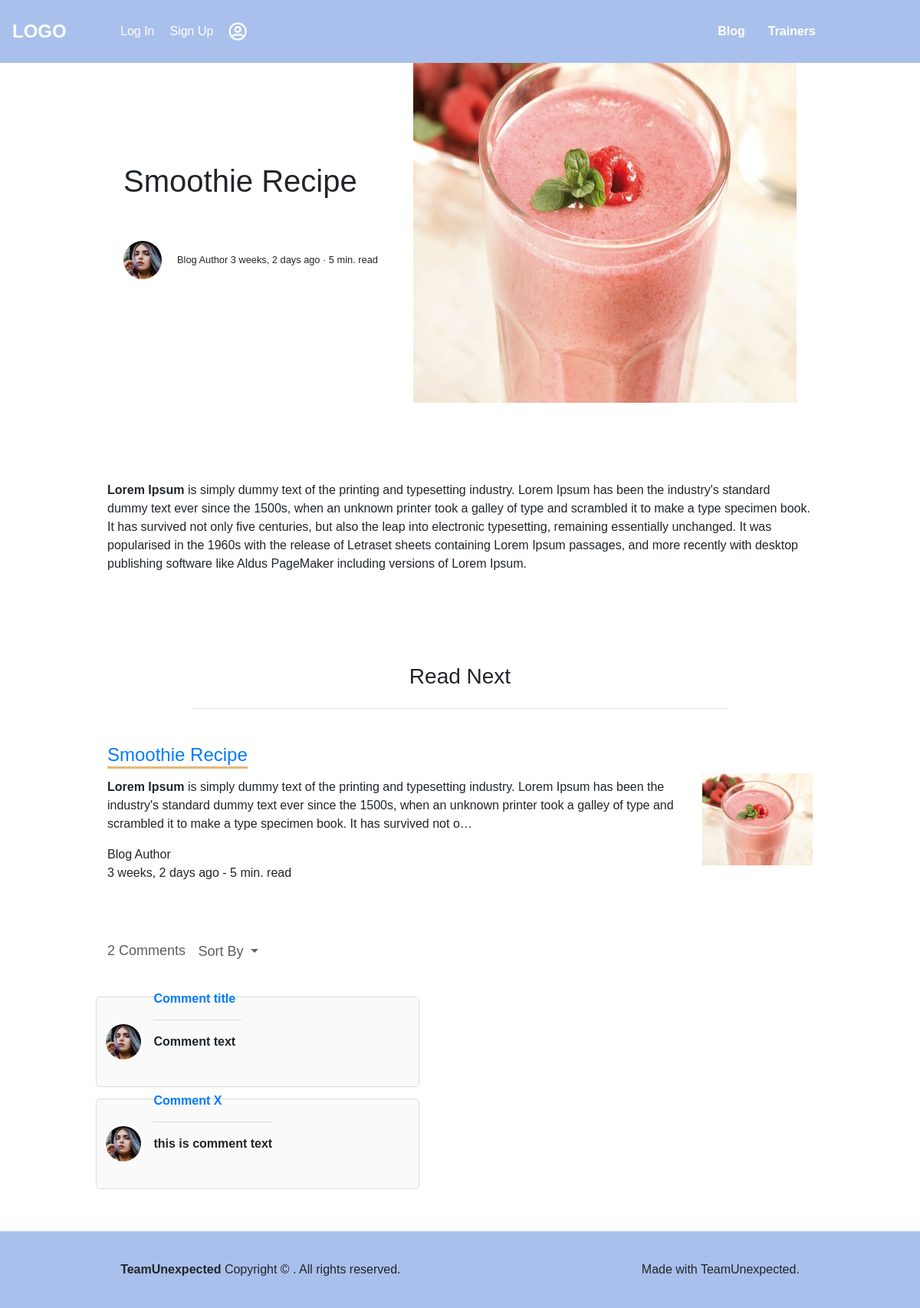
Screenshot of /post/smoothie-recipe/ with the database file from the repository.
### post/models.py (models this page shows, shortened)
class Post(models.Model):
    user = models.ForeignKey('auth.User', on_delete=models.CASCADE, verbose_name='Author', related_name='posts')
    title = models.CharField(max_length=120, verbose_name='Title')
    content = RichTextField(verbose_name='Content')
    publishing_date = models.DateTimeField(verbose_name='Release Date', auto_now_add=True)
    image = models.ImageField(null=True, blank=True, verbose_name='Cover Photo')
    slug = models.SlugField(unique=True, editable=False, max_length=130, verbose_name='Dynamic Linkage')
    category = models.ForeignKey('post.Category', on_delete=models.CASCADE, related_name='posts', verbose_name='Post Category')
    view_count = models.IntegerField(verbose_name='Number of views', default=0)
    class Meta:
        ordering = ['-publishing_date', 'id']

class Comment(models.Model):
    post = models.ForeignKey('post.Post', related_name='comments', on_delete=models.CASCADE, verbose_name='Post')
    author = models.ForeignKey('auth.User', related_name='comments', on_delete=models.CASCADE, verbose_name='Author')
    name = models.CharField(max_length=200, verbose_name='Title')
    content = models.TextField(verbose_name='Comment')
    created_date = models.DateTimeField(auto_now_add=True, verbose_name='Created Date')
    is_approved = models.BooleanField(default=False, verbose_name='Approval status')

### post/views.py (the view, shortened to what this page needs)
# urls.py: re_path(r'^(?P<slug>[\w-]+)/$', post_detail, name='detail'),
def post_detail(request, slug):
    post = get_object_or_404(Post, slug=slug)
    getcategory = Post.objects.filter(category=post.category)[:3]
    form = CommentForm(request.POST or None)
    context = {
        'post': post,
        'form': form,
        'post_in_category': getcategory,
    }
    return render(request, 'post/detail.html', context)

### templates/post/detail.html (shortened to what this page needs)
{% load static %}
<!DOCTYPE html>
<html lang="en" dir="ltr">
  <head>
    <link rel="stylesheet" href="{% static 'css/Button.css' %}" />
    <link rel="stylesheet" href="{% static 'css/Link.css' %}" />
    <link rel="stylesheet" href="{% static 'css/BlogHeader.css' %}" />
    <link rel="stylesheet" href="{% static 'css/BlogFooter.css' %}" />
    <link rel="stylesheet" href="{% static 'css/comment.css' %}" />
    <link rel="stylesheet" href="{% static 'css/Post.css' %}" />
    <link rel="stylesheet" href="https://cdnjs.cloudflare.com/ajax/libs/font-awesome/4.7.0/css/font-awesome.min.css">
    <link rel="stylesheet" href="https://maxcdn.bootstrapcdn.com/bootstrap/4.3.1/css/bootstrap.min.css">
  </head>
    <link
      rel="stylesheet"
      href="https://cdnjs.cloudflare.com/ajax/libs/font-awesome/5.14.0/css/all.min.css"
    />
  </head>
  <body>
  {% include 'header.html' %}
    <div class="header-container">
      <div class="container">
        <div class="left-side">
          <div class="left-side-container">
            <h1>
              {{ post.title }}
            </h1>
            <div class="author-inf">
              <img
                class="rounded-circle"
                src=" {% static 'Images/laura-jones.jpg' %}"
                width="70"
              />
              <small
                >{{ post.user.get_full_name }}
                <span>{{ post.publishing_date|timesince }} ago &middot; 5 min. read</span>
              </small>
            </div>
          </div>
        </div>
        <div class="right-side">
          {% if post.image %}
             <img src="{{ post.image.url }}" class="img-fluid" />
          {% endif %}
        </div>
      </div>
    </div>
    <div class="post-container">
      <div class="container">
        <p>
          {{ post.content|safe|linebreaks }}
        </p>
      </div>
    </div>
    <div class="category-posts-section">
      <div class="container">
        <h3>Read Next</h3>
        <hr style="width: 700px" />
        {% for post in post_in_category %}
            <div class="block">
            <div class="block-left-side">
              <h4>
                <a class="link-flash" href="#"
                  >{{ post.title }}</a
                >
              </h4>
              <p>
                {{ post.content|safe|linebreaks|truncatechars:300 }}
              </p>
              <p class="post-detail">{{ post.user.get_full_name }}<br />{{ post.publishing_date|timesince }} ago - 5 min. read</p>
            </div>
            {% if post.image %}
            <img src="{{ post.image.url }}" class="img-fluid" />
            {% endif %}
          </div>
        {% endfor %}
      </div>
    </div>
    <div class="comment-container">
      <div class="row">
        <div class="col-12">
          <div class="comments">
            <div class="comments-details">
              <span class="total-comments comments-sort">{{ post.comments.count }} Comments</span>
              <span class="dropdown">
                <button
                  type="button"
                  class="btn dropdown-toggle"
                  data-toggle="dropdown"
                >
                  Sort By
                </button>
              </span>
            </div>
            <br/>
        {% for comment in post.comments.all %}
            {% if comment.is_approved %}
              <div class="comment-box">
                <span class="commenter-pic">
                  <img
                      src="{% static 'Images/laura-jones.jpg' %}"
                      class="img-fluid"
                    />
                </span>
                <span class="commenter-name">
                  <a href="#">{{ comment.name }}</a>
                <p class="comment-txt more">
                  {{ comment.content|linebreaks }}
                </p>
              </div>
            {% endif %}
        {% endfor %}
          </div>
        </div>
      </div>
    </div>
    <footer>
      <div class="footer-container">
        <div class="left-side">
          <strong>TeamUnexpected</strong>
          Copyright &copy; . All rights reserved.
        </div>
        <div class="Right-side">Made with TeamUnexpected.</div>
      </div>
    </footer>
  </body>
</html>

### static/css/Link.css (style rules this page uses)
.link-flash { --ease-out-expo: cubic-bezier(0.19, 1, 0.22, 1); position: relative; }
.link-flash::before, .link-flash::after { position: absolute; content: ""; left: 0; bottom: -5px; display: block; width: 100%; height: 3px; background: rgba(214, 156, 63, 0.7); transition: 1.1s rgba(214, 156, 63, 0.7); }
.link-flash::before { transform: scaleX(0); transform-origin: left; }
.link-flash::after { transform-origin: right; transition-delay: 0.25s; }
a { color: black; text-decoration: none; }

### static/css/Blogheader.css (style rules this page uses)
* { margin: 0; padding: 0; box-sizing: border-box; font-family: "Poppins", sans-serif; }

### static/css/Blogfooter.css (style rules this page uses)
footer { width: 100%; background-color: rgb(169, 192, 236); height: 100px; margin-top: 40px; margin-right: auto; margin-left: auto; }
.footer-container { display: flex; height: 100px; align-items: center; justify-content: space-around; }

### static/css/comment.css (style rules this page uses)
.comment-container { max-width: 950px; margin: 0 auto; display: flex; }
.comments-details button.btn.dropdown-toggle, .comments-details .total-comments { font-size: 18px; font-weight: 500; color: #5e5e5e; }
.comments-details { padding: 15px 15px; }
.comments button { background-color: transparent; border: none; }
.comments .comment-box { width: 100%; float: left; height: 100%; background-color: #fafafa; padding: 10px 10px 10px; margin-bottom: 15px; border-radius: 5px; border: 1px solid #ddd; }
.comments .commenter-pic { width: 50px; height: 50px; display: inline-block; border-radius: 100%; border: 2px solid #fff; overflow: hidden; background-color: #fff; }
.comments p.comment-txt { font-size: 15px; border-bottom: 1px solid #ddd; padding: 0px 0px 15px; }
.comments .commenter-name { display: inline-block; position: relative; top: -20px; left: 10px; font-size: 16px; font-weight: bold; }

### static/css/Post.css (style rules this page uses)
* { margin: 0; padding: 0; box-sizing: border-box; font-family: "Poppins", sans-serif; }
body { background-color: #f2f3f4; }
.header-container { margin: 0 auto; max-width: 1100px; height: 550px; display: flex; justify-content: center; align-items: center; }
.header-container .container { width: 1000px; height: 500px; display: flex; align-items: center; justify-content: space-evenly; }
.header-container .container .left-side { max-width: 600px; height: 500px; display: flex; }
.header-container .container .left-side .left-side-container { display: flex; flex-direction: column; justify-content: center; max-width: 400px; height: 500px; }
.header-container .container .left-side .left-side-container h1 { margin-top: 20px; line-height: 1.5em; }
.header-container .container .left-side .left-side-container .author-inf { height: 50px; margin-top: 40px; display: flex; }
.header-container .container .left-side .left-side-container .author-inf .rounded-circle { border-radius: 40px; width: 50px; height: 50px; }
.header-container .container .left-side .left-side-container .author-inf small { justify-self: center; align-self: center; margin-left: 20px; }
.header-container .container .right-side img { max-width: 500px; height: 500px; }
.post-container { margin: 0 auto; max-width: 1100px; max-height: 1000px; display: flex; justify-content: center; align-items: center; }
.post-container .container { width: 950px; display: flex; flex-direction: column; }
.post-container .container p { margin-top: 15px; }
.category-posts-section { margin: 40px auto; max-width: 1100px; max-height: 1000px; display: flex; justify-content: center; align-items: center; }
.category-posts-section .container { max-width: 950px; display: flex; align-items: center; flex-direction: column; }
.category-posts-section .container .block { max-height: 300px; display: flex; align-items: center; margin-top: 30px; }
.category-posts-section .container .block h4 { width: 530px; }
.category-posts-section .container .block p { margin-top: 15px; }
.category-posts-section .container .block img { width: 175px; height: 120px; }

### rows the page displays
Post: title "Smoothie Recipe", user.get_full_name "Blog Author", publishing_date "3 weeks, 2 days", image (picture), content "Lorem Ipsum is simply dummy text of the printing and typesetting industry. Lorem Ipsum has been the industry's standard dummy text ever since the 1500s, when an unknown printer took a galley of type and scrambled it to make a type specimen book. It has survived not only five centuries, but also the leap into electronic typesetting, remaining essentially unchanged. It was popularised in the 1960s with the release of Letraset sheets containing Lorem Ipsum passages, and more recently with desktop publishing software like Aldus PageMaker including versions of Lorem Ipsum.", content "Lorem Ipsum is simply dummy text of the printing and typesetting industry. Lorem Ipsum has been the industry's standard dummy text ever since the 1500s, when an unknown printer took a galley of type and scrambled it to make a type specimen book. It has survived not o…", comments.count "2"
Comment: is_approved True (drawn), name "Comment title", content "Comment text"
Comment: is_approved True (drawn), name "Comment X", content "this is comment text"
